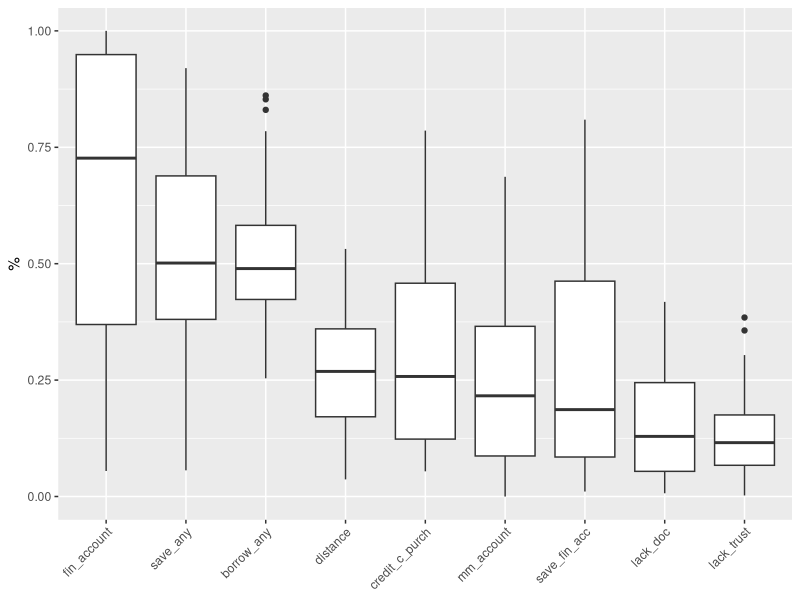
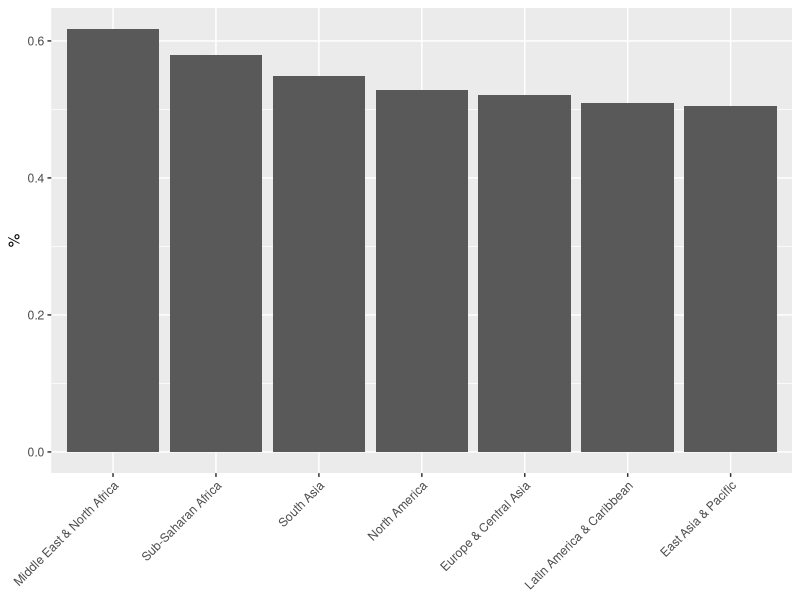
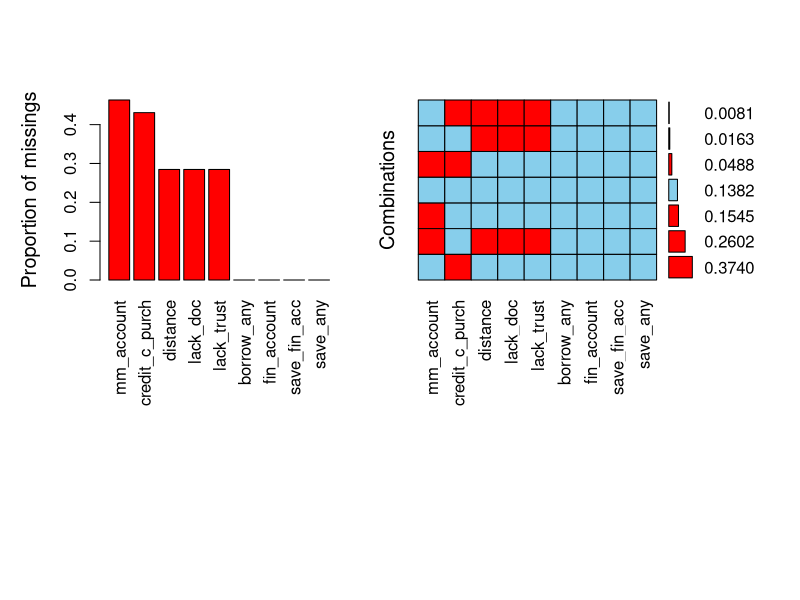
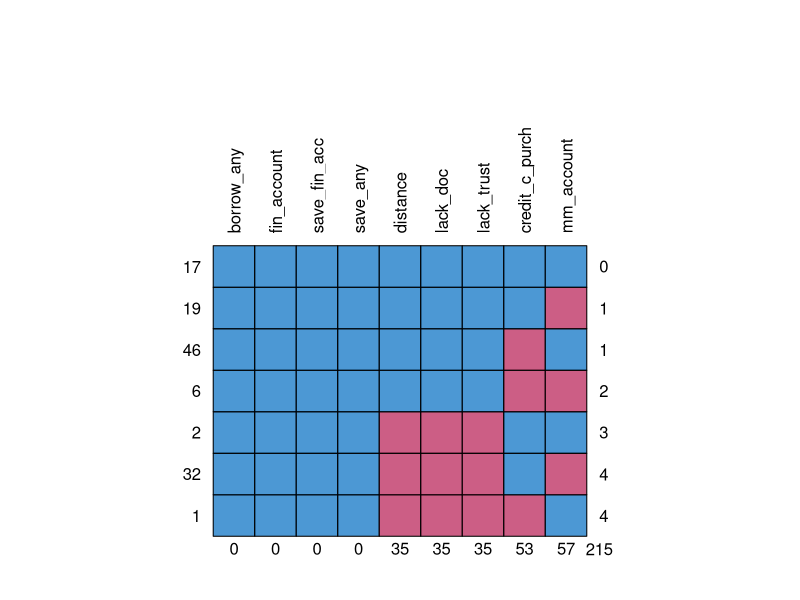
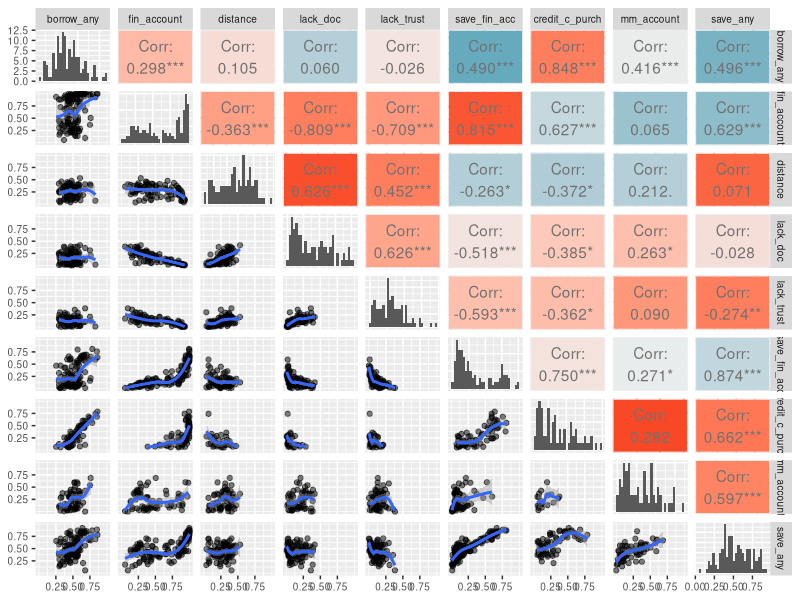
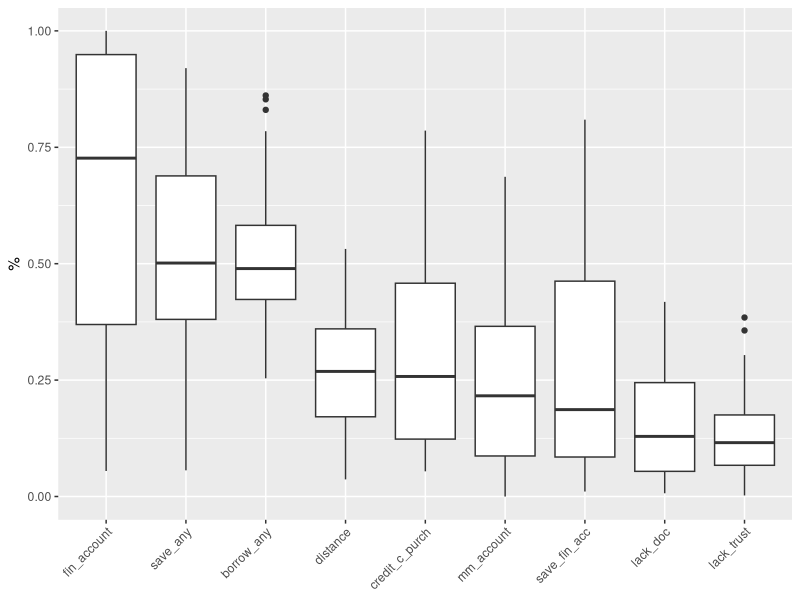
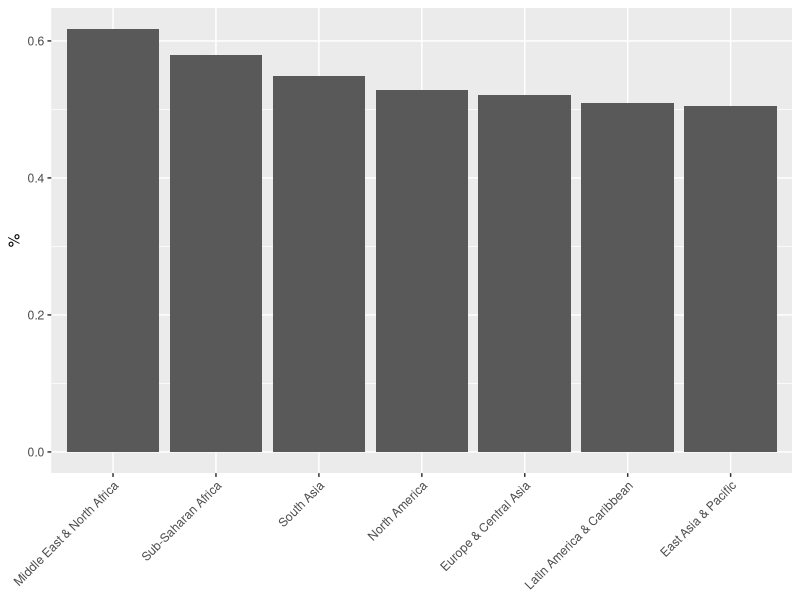
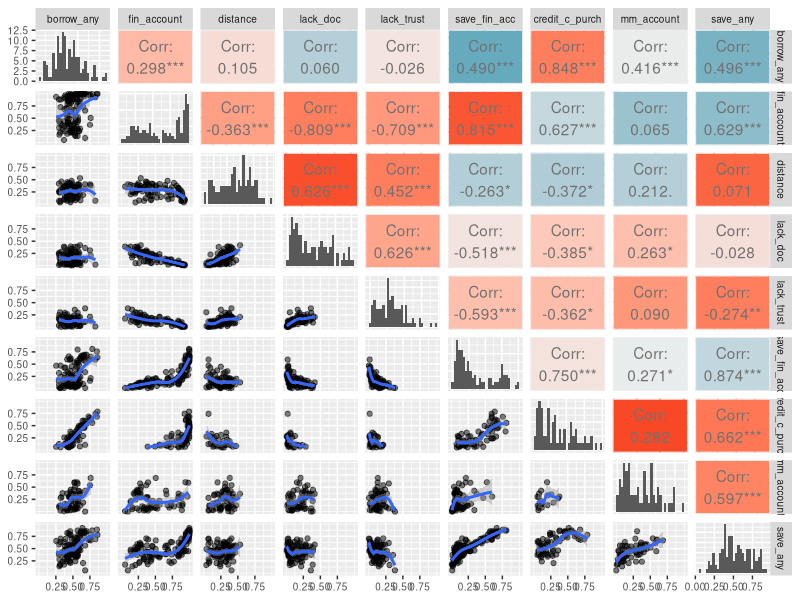

Write the R code that produced these figures, in order.
require(tidyverse)
require(ggplot2)
require(GGally)
require(VIM)
library(mice) # Cargamos la librería
library(xtable)

#wd
# setwd('/home/mateo1/repos/financialinclusionClustering')
setwd('C:/Users/mateo/Documents/repos/financialinclusionClustering')

#data
countries = read.csv("data/FINDEXCountry.csv")
dataset = read.csv("data/data.csv")
data = dataset[ dataset$year == 2021,]

col_nam = names(data[,4:ncol(data)])

# EDA
glimpse(data)
nrow(data[!complete.cases(data),])

mySummary <- function(vector, na.rm = T, round = 2){
  results <- c('Std. Dev' = round(sd(unlist(vector), na.rm), round), summary(vector))
  return(results)
}

# summ_df  = do.call(cbind, lapply(data[,4:ncol(data)], summary))
summ_df  = do.call(cbind, lapply(data[,4:ncol(data)], mySummary))

print(xtable(summ_df), include.rownames = T)


# boxplot
data %>% 
  select(col_nam) %>%
  stack() %>% 
  # ggplot(aes(x = ind, y = values)) +
  ggplot(aes(x = reorder(ind, values, FUN = median,na.rm = TRUE, decreasing = T), y = values)) +
  # ggplot(aes(x = fct_reorder(ind, values, fun = median,na.rm = TRUE, .desc =TRUE), y = values)) +
  geom_boxplot()+
  labs(y = '%')+
  theme(axis.text.x = element_text( angle=45, hjust = 1),
        axis.title.x   = element_blank(),
        legend.position = 'none')
ggsave('results/boxplot.jpg',    width = 4, height = 4)


# Missing paterns
dataset %>%
  left_join(countries[, c("Country.Code", 'Region') ], by = 'Country.Code' ) %>% 
  pivot_longer(col_nam) %>% 
  group_by(Region) %>%
  summarise_each(funs(sum(is.na(.))/length(.))) %>% 
  # top_n(n = 20, wt = value) %>% 
  # ggplot(aes(reorder(Country.Name, value,decreasing=T ), value))+
  ggplot(aes(reorder(Region, value,decreasing=T ), value))+
  geom_col()+
  labs(y = '%')+
  theme(axis.text.x = element_text( angle=45, hjust = 1),
        axis.title.x   = element_blank(),
        legend.position = 'none')
ggsave('results/missings_x_region.jpg',
       width = 4, height = 4)

country_all_na = data %>% 
  filter_at(vars(4:ncol(data)), all_vars(is.na(.)))
country_all_na$Country.Code

data = data %>% 
  filter(!Country.Code %in% country_all_na$Country.Code)

na_plot =aggr(data[,4:ncol(data)], sortVar=TRUE, oma = c(16, 5, 5, 3), numbers=T)
# ggsave(na_plot$percent, 'results/missings_combinations.jpg')
na_plot$missings
summary(na_plot)

md.pattern(data[,4:ncol(data)], rotate.names=TRUE)

## ggally
lowerfun <- function(data,mapping){
  ggplot(data = data, mapping = mapping)+
    geom_point(alpha = 0.5)+
    scale_x_continuous(limits = c(0,1), breaks=c(0.25, 0.5, 0.75))+
    scale_y_continuous(limits = c(0,1), breaks=c(0.25, 0.5, 0.75))+
    geom_smooth(method = "loess")#+
    # theme(axis.text.x = element_text( angle=45))
}  


# Corr plot
# Matrix of plots
p1 <- ggpairs(data = data, columns = 4:ncol(data)  , #na.omit = TRUE ,
              # lower = list(continuous = "smooth")
              lower = list(continuous = wrap(lowerfun)),
              diag = list(continuous = "barDiag") )
  # +theme_grey(base_size = 8)
  # theme(axis.text=element_blank())+
  # theme_minimal(base_size = 9)


p2 <- ggcorr(data[,4:ncol(data) ], label = TRUE, label_round = 2)
g2 <- ggplotGrob(p2)
colors <- g2$grobs[[6]]$children[[3]]$gp$fill

# Change background color to tiles in the upper triangular matrix of plots 
idx <- 1
p <- ncol(data[,4:ncol(data) ] )
for (k1 in 1:(p-1)) {
  for (k2 in (k1+1):p) {
    plt <- getPlot(p1,k1,k2) +
      theme(panel.background = element_rect(fill = colors[idx], color="white"),
            panel.grid.major = element_line(color=colors[idx]))
    p1 <- putPlot(p1,plt,k1,k2)
    idx <- idx+1
  }
}

print(p1+ theme(strip.placement = "outside", text = element_text(size = 9)))
ggsave("results/ggpair.jpg",
       width = 10, height = 10)
